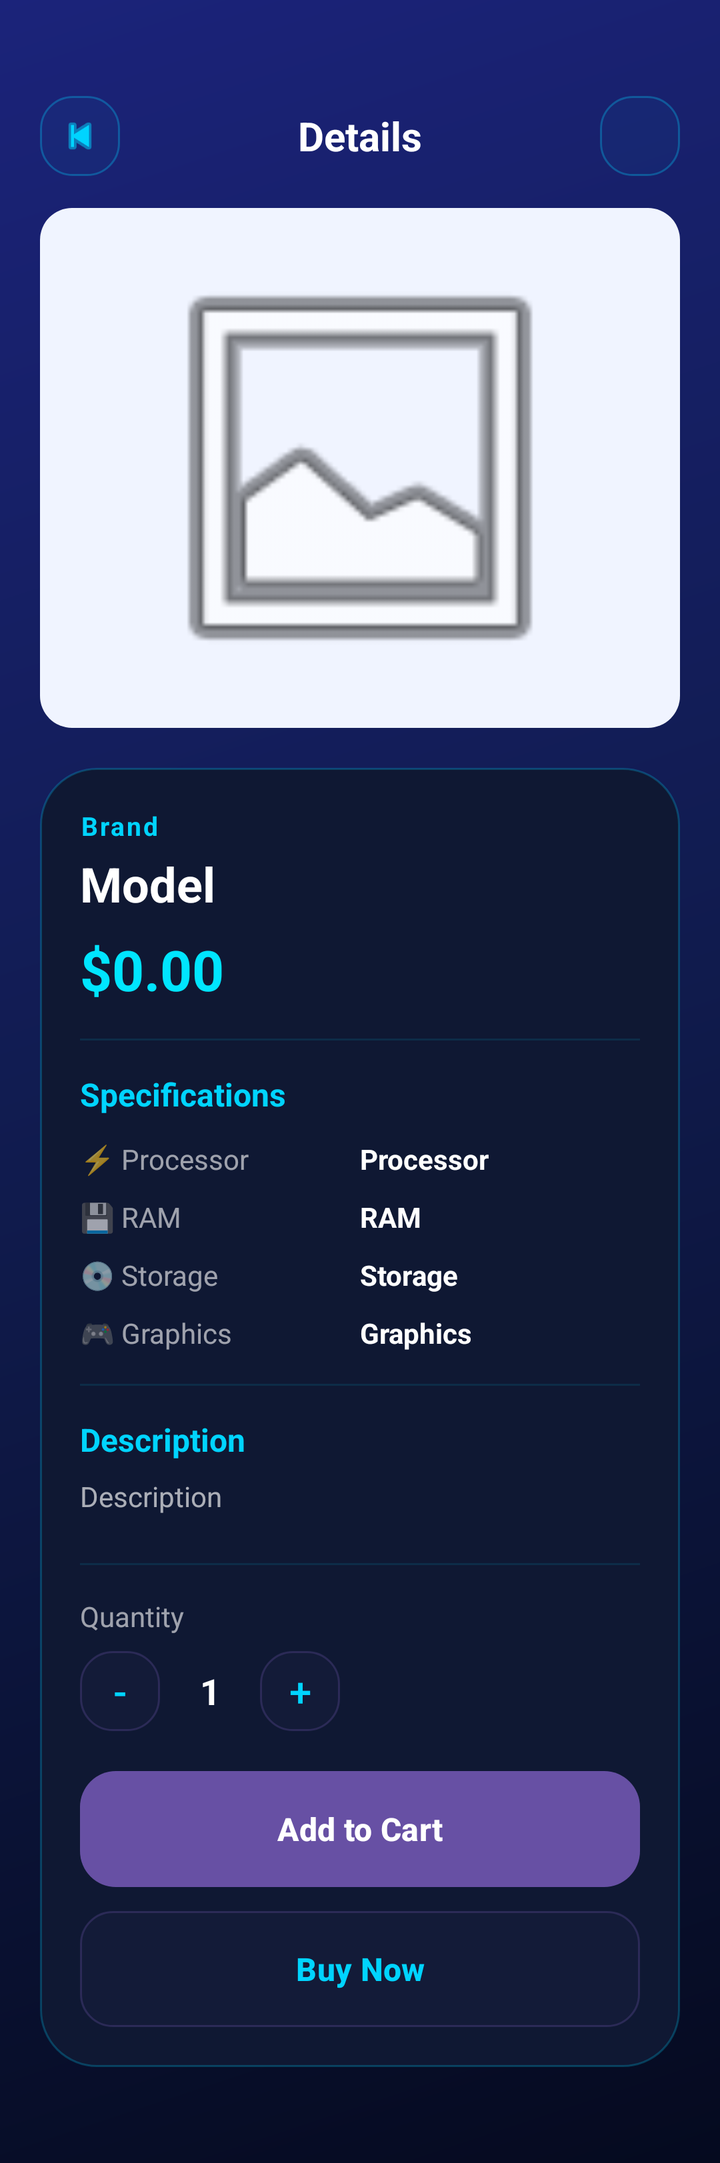
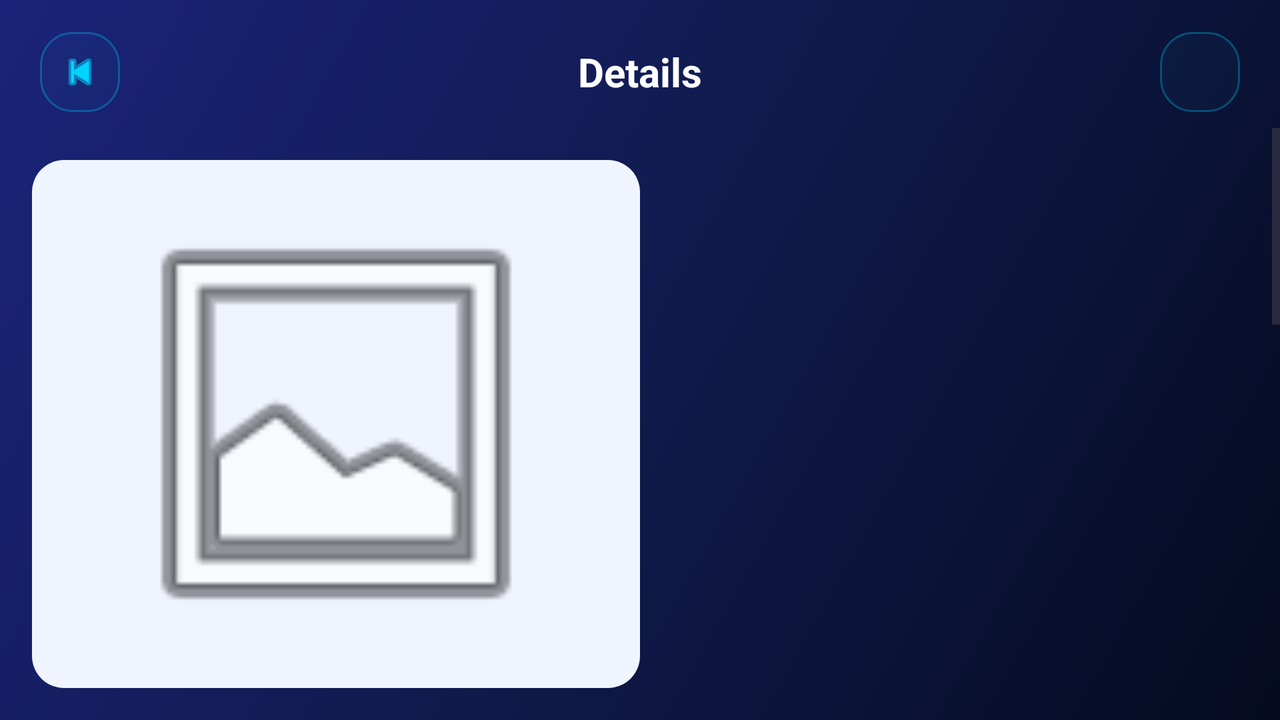

First picture: res/layout/ on a phone held upright. Second picture: the repository's own variant of that layout, on a device whose configuration matches the variant's folder. Source for both follows.
<!-- AndroidManifest.xml: application theme Theme.CompShop -->
<!-- res/layout/activity_detail.xml -->
<?xml version="1.0" encoding="utf-8"?>
<ScrollView xmlns:android="http://schemas.android.com/apk/res/android"
    xmlns:app="http://schemas.android.com/apk/res-auto"
    android:layout_width="match_parent"
    android:layout_height="match_parent"
    android:background="@drawable/gradient_bg">

    <LinearLayout
        android:layout_width="match_parent"
        android:layout_height="wrap_content"
        android:orientation="vertical"
        android:paddingBottom="32dp">

        
        <LinearLayout
            android:layout_width="match_parent"
            android:layout_height="wrap_content"
            android:orientation="horizontal"
            android:gravity="center_vertical"
            android:paddingStart="20dp"
            android:paddingEnd="20dp"
            android:paddingTop="48dp"
            android:paddingBottom="16dp">

            <ImageView
                android:id="@+id/btnBack"
                android:layout_width="40dp"
                android:layout_height="40dp"
                android:src="@android:drawable/ic_media_previous"
                app:tint="#00D4FF"
                android:background="@drawable/btn_social_neon"
                android:padding="8dp"
                android:clickable="true"
                android:focusable="true"/>

            <TextView
                android:layout_width="0dp"
                android:layout_height="wrap_content"
                android:layout_weight="1"
                android:text="@string/details_title"
                android:textSize="20sp"
                android:textStyle="bold"
                android:textColor="#FFFFFF"
                android:gravity="center"/>

            <ImageView
                android:id="@+id/ivFavoriteDetail"
                android:layout_width="40dp"
                android:layout_height="40dp"
                android:src="@drawable/ic_favorite_border"
                app:tint="#80FFFFFF"
                android:background="@drawable/btn_social_neon"
                android:padding="8dp"
                android:clickable="true"
                android:focusable="true"/>

        </LinearLayout>

        
        <LinearLayout
            android:layout_width="match_parent"
            android:layout_height="260dp"
            android:background="@drawable/image_container"
            android:gravity="center"
            android:layout_marginStart="20dp"
            android:layout_marginEnd="20dp"
            android:layout_marginBottom="20dp">

            <ImageView
                android:id="@+id/ivComputer"
                android:layout_width="match_parent"
                android:layout_height="match_parent"
                android:scaleType="fitCenter"
                android:padding="16dp"
                android:src="@android:drawable/ic_menu_gallery"/>

        </LinearLayout>

        
        <LinearLayout
            android:layout_width="match_parent"
            android:layout_height="wrap_content"
            android:orientation="vertical"
            android:background="@drawable/card_glass_neon"
            android:layout_marginStart="20dp"
            android:layout_marginEnd="20dp"
            android:layout_marginBottom="16dp"
            android:padding="20dp">

            
            <TextView
                android:id="@+id/tvBrand"
                android:layout_width="wrap_content"
                android:layout_height="wrap_content"
                android:text="Brand"
                android:textColor="#00D4FF"
                android:textSize="13sp"
                android:textStyle="bold"
                android:letterSpacing="0.08"
                android:layout_marginBottom="4dp"/>

            
            <TextView
                android:id="@+id/tvModel"
                android:layout_width="wrap_content"
                android:layout_height="wrap_content"
                android:text="Model"
                android:textSize="24sp"
                android:textStyle="bold"
                android:textColor="#FFFFFF"
                android:layout_marginBottom="8dp"/>

            
            <TextView
                android:id="@+id/tvPrice"
                android:layout_width="wrap_content"
                android:layout_height="wrap_content"
                android:text="$0.00"
                android:textSize="28sp"
                android:textStyle="bold"
                android:textColor="#00E5FF"
                android:maxLines="1"
                android:layout_marginBottom="16dp"/>

            
            <View
                android:layout_width="match_parent"
                android:layout_height="1dp"
                android:background="#1A00D4FF"
                android:layout_marginBottom="16dp"/>

            
            <TextView
                android:layout_width="wrap_content"
                android:layout_height="wrap_content"
                android:text="@string/specifications"
                android:textSize="16sp"
                android:textStyle="bold"
                android:textColor="#00D4FF"
                android:layout_marginBottom="12dp"/>

            
            <LinearLayout
                android:layout_width="match_parent"
                android:layout_height="wrap_content"
                android:orientation="horizontal"
                android:gravity="center_vertical"
                android:layout_marginBottom="10dp">

                <TextView
                    android:layout_width="0dp"
                    android:layout_height="wrap_content"
                    android:layout_weight="1"
                    android:text="@string/processor"
                    android:textColor="#99FFFFFF"
                    android:textSize="14sp"/>

                <TextView
                    android:id="@+id/tvProcessor"
                    android:layout_width="0dp"
                    android:layout_height="wrap_content"
                    android:layout_weight="1"
                    android:text="Processor"
                    android:textColor="#FFFFFF"
                    android:textSize="14sp"
                    android:textStyle="bold"/>
            </LinearLayout>

            
            <LinearLayout
                android:layout_width="match_parent"
                android:layout_height="wrap_content"
                android:orientation="horizontal"
                android:gravity="center_vertical"
                android:layout_marginBottom="10dp">

                <TextView
                    android:layout_width="0dp"
                    android:layout_height="wrap_content"
                    android:layout_weight="1"
                    android:text="@string/ram"
                    android:textColor="#99FFFFFF"
                    android:textSize="14sp"/>

                <TextView
                    android:id="@+id/tvRam"
                    android:layout_width="0dp"
                    android:layout_height="wrap_content"
                    android:layout_weight="1"
                    android:text="RAM"
                    android:textColor="#FFFFFF"
                    android:textSize="14sp"
                    android:textStyle="bold"/>
            </LinearLayout>

            
            <LinearLayout
                android:layout_width="match_parent"
                android:layout_height="wrap_content"
                android:orientation="horizontal"
                android:gravity="center_vertical"
                android:layout_marginBottom="10dp">

                <TextView
                    android:layout_width="0dp"
                    android:layout_height="wrap_content"
                    android:layout_weight="1"
                    android:text="@string/storage"
                    android:textColor="#99FFFFFF"
                    android:textSize="14sp"/>

                <TextView
                    android:id="@+id/tvStorage"
                    android:layout_width="0dp"
                    android:layout_height="wrap_content"
                    android:layout_weight="1"
                    android:text="Storage"
                    android:textColor="#FFFFFF"
                    android:textSize="14sp"
                    android:textStyle="bold"/>
            </LinearLayout>

            
            <LinearLayout
                android:layout_width="match_parent"
                android:layout_height="wrap_content"
                android:orientation="horizontal"
                android:gravity="center_vertical"
                android:layout_marginBottom="16dp">

                <TextView
                    android:layout_width="0dp"
                    android:layout_height="wrap_content"
                    android:layout_weight="1"
                    android:text="@string/graphics"
                    android:textColor="#99FFFFFF"
                    android:textSize="14sp"/>

                <TextView
                    android:id="@+id/tvGraphics"
                    android:layout_width="0dp"
                    android:layout_height="wrap_content"
                    android:layout_weight="1"
                    android:text="Graphics"
                    android:textColor="#FFFFFF"
                    android:textSize="14sp"
                    android:textStyle="bold"/>
            </LinearLayout>

            
            <View
                android:layout_width="match_parent"
                android:layout_height="1dp"
                android:background="#1A00D4FF"
                android:layout_marginBottom="16dp"/>

            
            <TextView
                android:layout_width="wrap_content"
                android:layout_height="wrap_content"
                android:text="@string/details"
                android:textSize="16sp"
                android:textStyle="bold"
                android:textColor="#00D4FF"
                android:layout_marginBottom="8dp"/>

            <TextView
                android:id="@+id/tvDescription"
                android:layout_width="match_parent"
                android:layout_height="wrap_content"
                android:text="Description"
                android:textSize="14sp"
                android:textColor="#A6FFFFFF"
                android:layout_marginBottom="24dp"/>

            
            <View
                android:layout_width="match_parent"
                android:layout_height="1dp"
                android:background="#1A00D4FF"
                android:layout_marginBottom="16dp"/>

            
            <TextView
                android:layout_width="wrap_content"
                android:layout_height="wrap_content"
                android:text="@string/quantity"
                android:textSize="14sp"
                android:textColor="#99FFFFFF"
                android:layout_marginBottom="8dp"/>

            <LinearLayout
                android:layout_width="wrap_content"
                android:layout_height="wrap_content"
                android:orientation="horizontal"
                android:gravity="center_vertical"
                android:layout_marginBottom="20dp">

                <Button
                    android:id="@+id/btnMinus"
                    android:layout_width="40dp"
                    android:layout_height="40dp"
                    android:text="-"
                    android:textSize="20sp"
                    android:textColor="#00D4FF"
                    android:background="@drawable/btn_social_neon"
                    android:stateListAnimator="@null"
                    android:padding="0dp"/>

                <TextView
                    android:id="@+id/tvQuantity"
                    android:layout_width="50dp"
                    android:layout_height="wrap_content"
                    android:text="1"
                    android:textSize="18sp"
                    android:textStyle="bold"
                    android:textColor="#FFFFFF"
                    android:gravity="center"/>

                <Button
                    android:id="@+id/btnPlus"
                    android:layout_width="40dp"
                    android:layout_height="40dp"
                    android:text="+"
                    android:textSize="20sp"
                    android:textColor="#00D4FF"
                    android:background="@drawable/btn_social_neon"
                    android:stateListAnimator="@null"
                    android:padding="0dp"/>

            </LinearLayout>

            
            <Button
                android:id="@+id/btnAddToCart"
                android:layout_width="match_parent"
                android:layout_height="58dp"
                android:text="@string/add_to_cart"
                android:textSize="16sp"
                android:textStyle="bold"
                android:textColor="#FFFFFF"
                android:background="@drawable/btn_neon_gradient"
                android:stateListAnimator="@null"
                android:layout_marginBottom="12dp"/>

            
            <Button
                android:id="@+id/btnBuyNow"
                android:layout_width="match_parent"
                android:layout_height="58dp"
                android:text="@string/buy_now"
                android:textSize="16sp"
                android:textStyle="bold"
                android:textColor="#00D4FF"
                android:background="@drawable/btn_social_neon"
                android:stateListAnimator="@null"/>

        </LinearLayout>
    </LinearLayout>
</ScrollView>
<!-- resources referenced by this layout -->
<resources>
  <!-- drawable btn_neon_gradient (drawable) -->
  <?xml version="1.0" encoding="utf-8"?>
  <shape xmlns:android="http://schemas.android.com/apk/res/android"
      android:shape="rectangle">
      <gradient
          android:type="linear"
          android:angle="0"
          android:startColor="#00D4FF"
          android:centerColor="#7B2CFF"
          android:endColor="#FF3DF2"/>
      <corners android:radius="18dp"/>
  </shape>
  <!-- drawable btn_social_neon (drawable) -->
  <?xml version="1.0" encoding="utf-8"?>
  <shape xmlns:android="http://schemas.android.com/apk/res/android"
      android:shape="rectangle">
      <solid android:color="#0800D4FF"/>
      <stroke
          android:width="1dp"
          android:color="#4D00D4FF"/>
      <corners android:radius="16dp"/>
  </shape>
  <!-- drawable card_glass_neon (drawable) -->
  <?xml version="1.0" encoding="utf-8"?>
  <shape xmlns:android="http://schemas.android.com/apk/res/android"
      android:shape="rectangle">
      <solid android:color="#0F1833"/>
      <stroke
          android:width="1dp"
          android:color="#3D00D4FF"/>
      <corners android:radius="28dp"/>
  </shape>
  <!-- drawable gradient_bg (drawable) -->
  <?xml version="1.0" encoding="utf-8"?>
  <shape xmlns:android="http://schemas.android.com/apk/res/android">
      <gradient
          android:type="linear"
          android:angle="135"
          android:startColor="#050A1F"
          android:centerColor="#101B4D"
          android:endColor="#1B237A"/>
  </shape>
  <!-- drawable image_container (drawable) -->
  <?xml version="1.0" encoding="utf-8"?>
  <shape xmlns:android="http://schemas.android.com/apk/res/android"
      android:shape="rectangle">
      <solid android:color="#F0F4FF"/>
      <corners android:radius="16dp"/>
  </shape>
  <string name="add_to_cart">Add to Cart</string>
  <string name="buy_now">Buy Now</string>
  <string name="details">Description</string>
  <string name="details_title">Details</string>
  <string name="graphics">🎮 Graphics</string>
  <string name="processor">⚡ Processor</string>
  <string name="quantity">Quantity</string>
  <string name="ram">💾 RAM</string>
  <string name="specifications">Specifications</string>
  <string name="storage">💿 Storage</string>
  <style name="Theme.CompShop" parent="Base.Theme.CompShop" />
  <style name="Base.Theme.CompShop" parent="Theme.Material3.DayNight.NoActionBar">
          
          
      </style>
</resources>
<!-- res/layout-land/activity_detail.xml (the repository's variant of the layout above) -->
<!-- drawn on the phone turned sideways -->
<?xml version="1.0" encoding="utf-8"?>
<LinearLayout xmlns:android="http://schemas.android.com/apk/res/android"
    xmlns:app="http://schemas.android.com/apk/res-auto"
    android:layout_width="match_parent"
    android:layout_height="match_parent"
    android:orientation="vertical"
    android:background="@drawable/gradient_bg">

    
    <LinearLayout
        android:layout_width="match_parent"
        android:layout_height="wrap_content"
        android:orientation="horizontal"
        android:gravity="center_vertical"
        android:paddingStart="20dp"
        android:paddingEnd="20dp"
        android:paddingTop="16dp"
        android:paddingBottom="8dp">

        <ImageView
            android:id="@+id/btnBack"
            android:layout_width="40dp"
            android:layout_height="40dp"
            android:src="@android:drawable/ic_media_previous"
            app:tint="#00D4FF"
            android:background="@drawable/btn_social_neon"
            android:padding="8dp"
            android:clickable="true"
            android:focusable="true"/>

        <TextView
            android:layout_width="0dp"
            android:layout_height="wrap_content"
            android:layout_weight="1"
            android:text="@string/details_title"
            android:textSize="20sp"
            android:textStyle="bold"
            android:textColor="#FFFFFF"
            android:gravity="center"/>

        <ImageView
            android:id="@+id/ivFavoriteDetail"
            android:layout_width="40dp"
            android:layout_height="40dp"
            android:src="@drawable/ic_favorite_border"
            app:tint="#80FFFFFF"
            android:background="@drawable/btn_social_neon"
            android:padding="8dp"
            android:clickable="true"
            android:focusable="true"/>

    </LinearLayout>

    
    <LinearLayout
        android:layout_width="match_parent"
        android:layout_height="0dp"
        android:layout_weight="1"
        android:orientation="horizontal">

        
        <LinearLayout
            android:layout_width="0dp"
            android:layout_height="match_parent"
            android:layout_weight="1"
            android:background="@drawable/image_container"
            android:gravity="center"
            android:layout_margin="16dp"
            android:padding="16dp">

            <ImageView
                android:id="@+id/ivComputer"
                android:layout_width="match_parent"
                android:layout_height="match_parent"
                android:scaleType="fitCenter"
                android:src="@android:drawable/ic_menu_gallery"/>

        </LinearLayout>

        
        <ScrollView
            android:layout_width="0dp"
            android:layout_height="match_parent"
            android:layout_weight="1">

            <LinearLayout
                android:layout_width="0dp"
                android:layout_height="wrap_content"
                android:orientation="vertical"
                android:background="@drawable/card_glass_neon"
                android:layout_margin="16dp"
                android:padding="16dp">

                <TextView
                    android:id="@+id/tvBrand"
                    android:layout_width="wrap_content"
                    android:layout_height="wrap_content"
                    android:text="Brand"
                    android:textColor="#00D4FF"
                    android:textSize="12sp"
                    android:textStyle="bold"
                    android:layout_marginBottom="2dp"/>

                <TextView
                    android:id="@+id/tvModel"
                    android:layout_width="wrap_content"
                    android:layout_height="wrap_content"
                    android:text="Model"
                    android:textSize="20sp"
                    android:textStyle="bold"
                    android:textColor="#FFFFFF"
                    android:layout_marginBottom="4dp"/>

                <TextView
                    android:id="@+id/tvPrice"
                    android:layout_width="wrap_content"
                    android:layout_height="wrap_content"
                    android:text="$0.00"
                    android:textSize="24sp"
                    android:textStyle="bold"
                    android:textColor="#00E5FF"
                    android:layout_marginBottom="12dp"/>

                <View
                    android:layout_width="match_parent"
                    android:layout_height="1dp"
                    android:background="#1A00D4FF"
                    android:layout_marginBottom="12dp"/>

                
                <LinearLayout android:layout_width="match_parent" android:layout_height="wrap_content" android:orientation="horizontal" android:layout_marginBottom="8dp">
                    <TextView android:layout_width="0dp" android:layout_height="wrap_content" android:layout_weight="1" android:text="@string/processor" android:textColor="#99FFFFFF" android:textSize="13sp"/>
                    <TextView android:id="@+id/tvProcessor" android:layout_width="0dp" android:layout_height="wrap_content" android:layout_weight="1" android:text="Processor" android:textColor="#FFFFFF" android:textSize="13sp" android:textStyle="bold"/>
                </LinearLayout>

                <LinearLayout android:layout_width="match_parent" android:layout_height="wrap_content" android:orientation="horizontal" android:layout_marginBottom="8dp">
                    <TextView android:layout_width="0dp" android:layout_height="wrap_content" android:layout_weight="1" android:text="@string/ram" android:textColor="#99FFFFFF" android:textSize="13sp"/>
                    <TextView android:id="@+id/tvRam" android:layout_width="0dp" android:layout_height="wrap_content" android:layout_weight="1" android:text="RAM" android:textColor="#FFFFFF" android:textSize="13sp" android:textStyle="bold"/>
                </LinearLayout>

                <LinearLayout android:layout_width="match_parent" android:layout_height="wrap_content" android:orientation="horizontal" android:layout_marginBottom="8dp">
                    <TextView android:layout_width="0dp" android:layout_height="wrap_content" android:layout_weight="1" android:text="@string/storage" android:textColor="#99FFFFFF" android:textSize="13sp"/>
                    <TextView android:id="@+id/tvStorage" android:layout_width="0dp" android:layout_height="wrap_content" android:layout_weight="1" android:text="Storage" android:textColor="#FFFFFF" android:textSize="13sp" android:textStyle="bold"/>
                </LinearLayout>

                <LinearLayout android:layout_width="match_parent" android:layout_height="wrap_content" android:orientation="horizontal" android:layout_marginBottom="12dp">
                    <TextView android:layout_width="0dp" android:layout_height="wrap_content" android:layout_weight="1" android:text="@string/graphics" android:textColor="#99FFFFFF" android:textSize="13sp"/>
                    <TextView android:id="@+id/tvGraphics" android:layout_width="0dp" android:layout_height="wrap_content" android:layout_weight="1" android:text="Graphics" android:textColor="#FFFFFF" android:textSize="13sp" android:textStyle="bold"/>
                </LinearLayout>

                <View android:layout_width="match_parent" android:layout_height="1dp" android:background="#1A00D4FF" android:layout_marginBottom="8dp"/>

                <TextView
                    android:id="@+id/tvDescription"
                    android:layout_width="match_parent"
                    android:layout_height="wrap_content"
                    android:text="Description"
                    android:textSize="13sp"
                    android:textColor="#A6FFFFFF"
                    android:layout_marginBottom="12dp"/>

                <View android:layout_width="match_parent" android:layout_height="1dp" android:background="#1A00D4FF" android:layout_marginBottom="12dp"/>

                
                <LinearLayout
                    android:layout_width="wrap_content"
                    android:layout_height="wrap_content"
                    android:orientation="horizontal"
                    android:gravity="center_vertical"
                    android:layout_marginBottom="12dp">

                    <Button
                        android:id="@+id/btnMinus"
                        android:layout_width="40dp"
                        android:layout_height="40dp"
                        android:text="-"
                        android:textSize="18sp"
                        android:textColor="#00D4FF"
                        android:background="@drawable/btn_social_neon"
                        android:stateListAnimator="@null"
                        android:padding="0dp"/>

                    <TextView
                        android:id="@+id/tvQuantity"
                        android:layout_width="50dp"
                        android:layout_height="wrap_content"
                        android:text="1"
                        android:textSize="16sp"
                        android:textStyle="bold"
                        android:textColor="#FFFFFF"
                        android:gravity="center"/>

                    <Button
                        android:id="@+id/btnPlus"
                        android:layout_width="40dp"
                        android:layout_height="40dp"
                        android:text="+"
                        android:textSize="18sp"
                        android:textColor="#00D4FF"
                        android:background="@drawable/btn_social_neon"
                        android:stateListAnimator="@null"
                        android:padding="0dp"/>

                </LinearLayout>

                <Button
                    android:id="@+id/btnAddToCart"
                    android:layout_width="match_parent"
                    android:layout_height="50dp"
                    android:text="@string/add_to_cart"
                    android:textSize="15sp"
                    android:textStyle="bold"
                    android:textColor="#FFFFFF"
                    android:background="@drawable/btn_neon_gradient"
                    android:stateListAnimator="@null"
                    android:layout_marginBottom="8dp"/>

                <Button
                    android:id="@+id/btnBuyNow"
                    android:layout_width="match_parent"
                    android:layout_height="50dp"
                    android:text="@string/buy_now"
                    android:textSize="15sp"
                    android:textStyle="bold"
                    android:textColor="#00D4FF"
                    android:background="@drawable/btn_social_neon"
                    android:stateListAnimator="@null"/>

            </LinearLayout>
        </ScrollView>
    </LinearLayout>
</LinearLayout>
<!-- resources referenced by the variant -->
<!-- as the phone turned sideways resolves them -->
<resources>
  <!-- drawable btn_neon_gradient (drawable) -->
  <?xml version="1.0" encoding="utf-8"?>
  <shape xmlns:android="http://schemas.android.com/apk/res/android"
      android:shape="rectangle">
      <gradient
          android:type="linear"
          android:angle="0"
          android:startColor="#00D4FF"
          android:centerColor="#7B2CFF"
          android:endColor="#FF3DF2"/>
      <corners android:radius="18dp"/>
  </shape>
  <!-- drawable btn_social_neon (drawable) -->
  <?xml version="1.0" encoding="utf-8"?>
  <shape xmlns:android="http://schemas.android.com/apk/res/android"
      android:shape="rectangle">
      <solid android:color="#0800D4FF"/>
      <stroke
          android:width="1dp"
          android:color="#4D00D4FF"/>
      <corners android:radius="16dp"/>
  </shape>
  <!-- drawable card_glass_neon (drawable) -->
  <?xml version="1.0" encoding="utf-8"?>
  <shape xmlns:android="http://schemas.android.com/apk/res/android"
      android:shape="rectangle">
      <solid android:color="#0F1833"/>
      <stroke
          android:width="1dp"
          android:color="#3D00D4FF"/>
      <corners android:radius="28dp"/>
  </shape>
  <!-- drawable gradient_bg (drawable) -->
  <?xml version="1.0" encoding="utf-8"?>
  <shape xmlns:android="http://schemas.android.com/apk/res/android">
      <gradient
          android:type="linear"
          android:angle="135"
          android:startColor="#050A1F"
          android:centerColor="#101B4D"
          android:endColor="#1B237A"/>
  </shape>
  <!-- drawable image_container (drawable) -->
  <?xml version="1.0" encoding="utf-8"?>
  <shape xmlns:android="http://schemas.android.com/apk/res/android"
      android:shape="rectangle">
      <solid android:color="#F0F4FF"/>
      <corners android:radius="16dp"/>
  </shape>
  <string name="add_to_cart">Add to Cart</string>
  <string name="buy_now">Buy Now</string>
  <string name="details_title">Details</string>
  <string name="graphics">🎮 Graphics</string>
  <string name="processor">⚡ Processor</string>
  <string name="ram">💾 RAM</string>
  <string name="storage">💿 Storage</string>
  <style name="Theme.CompShop" parent="Base.Theme.CompShop" />
  <style name="Base.Theme.CompShop" parent="Theme.Material3.DayNight.NoActionBar">
          
          
      </style>
</resources>
